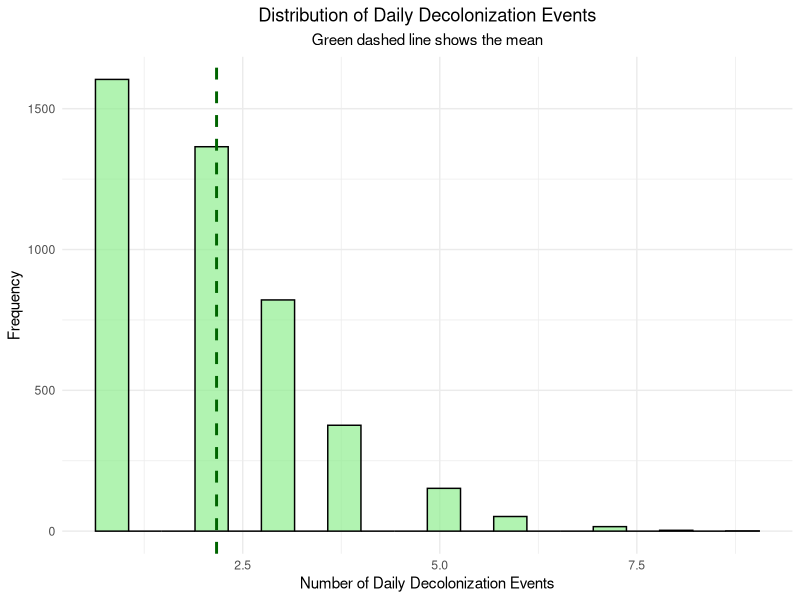

Recreate this plot in R.
## ---- chunk 1
library(ggplot2)
library(dplyr)
library(knitr)
library(readr)
## ---- chunk 2
# Read the decolonization data
decolonization_raw <- readLines("decolonization.txt")

# Parse the data
parse_decolonization <- function(line) {
  time_match <- regexpr("Time: ([0-9.-]+)", line)
  if (time_match == -1) return(NULL)
  time_str <- regmatches(line, time_match)
  time <- as.numeric(sub("Time: ", "", time_str))
  
  patient_match <- regexpr("Decolonized Patient: ([0-9]+)", line)
  if (patient_match == -1) return(NULL)
  patient_str <- regmatches(line, patient_match)
  patient_id <- sub("Decolonized Patient: ", "", patient_str)
  
  data.frame(time = time, patient_id = patient_id)
}

# Parse all lines
decolonization_list <- lapply(decolonization_raw, parse_decolonization)
decolonization_list <- decolonization_list[!sapply(decolonization_list, is.null)]
decolonizations <- do.call(rbind, decolonization_list)

# Convert time to day (floor of time)
decolonizations$day <- floor(decolonizations$time)

# Count decolonizations per day
daily_decolonizations <- decolonizations %>%
  group_by(day) %>%
  summarise(
    total_decolonizations = n(),
    unique_patients = n_distinct(patient_id),
    .groups = 'drop'
  )
## ---- chunk 3
# Basic data info
total_decolonizations <- nrow(decolonizations)
unique_patients <- n_distinct(decolonizations$patient_id)
total_days <- max(daily_decolonizations$day) - min(daily_decolonizations$day) + 1
date_range <- paste("Day", min(daily_decolonizations$day), "to Day", max(daily_decolonizations$day))

cat("Total decolonization events:", total_decolonizations, "\n")
cat("Unique patients decolonized:", unique_patients, "\n")
cat("Simulation period:", date_range, "\n")
cat("Total days:", total_days, "\n")
## ---- chunk 4
# Calculate descriptive statistics
stats_summary <- daily_decolonizations %>%
  summarise(
    Mean = round(mean(total_decolonizations), 2),
    Median = median(total_decolonizations),
    SD = round(sd(total_decolonizations), 2),
    Min = min(total_decolonizations),
    Max = max(total_decolonizations),
    Q1 = quantile(total_decolonizations, 0.25),
    Q3 = quantile(total_decolonizations, 0.75),
    IQR = Q3 - Q1
  )

kable(stats_summary, caption = "Descriptive Statistics for Daily Decolonization Events")
## ---- chunk 5
# Analyze how many times each patient was decolonized
patient_decolonization_freq <- decolonizations %>%
  group_by(patient_id) %>%
  summarise(decolonization_count = n(), .groups = 'drop') %>%
  group_by(decolonization_count) %>%
  summarise(
    num_patients = n(),
    percentage = round(n() / unique_patients * 100, 1),
    .groups = 'drop'
  )

kable(patient_decolonization_freq, 
      col.names = c("Times Decolonized", "Number of Patients", "Percentage"),
      caption = "Frequency of Decolonization Events per Patient")
## ---- chunk 6
ggplot(daily_decolonizations, aes(x = total_decolonizations)) +
  geom_histogram(bins = 20, fill = "lightgreen", color = "black", alpha = 0.7) +
  geom_vline(aes(xintercept = mean(total_decolonizations)), 
             color = "darkgreen", linetype = "dashed", size = 1) +
  labs(
    x = "Number of Daily Decolonization Events",
    y = "Frequency",
    title = "Distribution of Daily Decolonization Events",
    subtitle = "Green dashed line shows the mean"
  ) +
  theme_minimal() +
  theme(plot.title = element_text(hjust = 0.5),
        plot.subtitle = element_text(hjust = 0.5))
